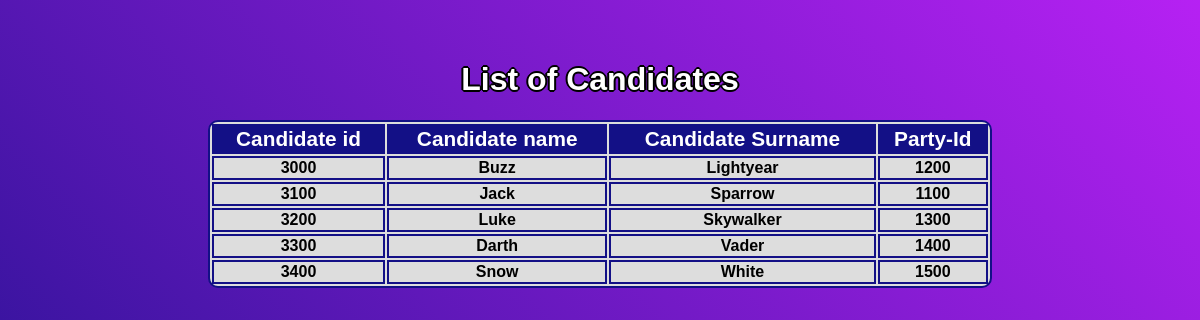
The app's page /candidates/index.php with its own data.
### tables this page shows
CREATE TABLE candidates( 
Cid INTEGER PRIMARY KEY,
Name VARCHAR(50) NOT NULL,
Pid INTEGER NOT NULL,
Surname VARCHAR(50) NOT NULL, 
FOREIGN KEY (Pid ) REFERENCES political_parties(Pid)
);

### candidates/index.php (the view, shortened to what this page needs)
<!DOCTYPE html>
<html lang="en">
<head>
    <link rel="stylesheet" href="getcandidates.css" />
</head>
<body>
    <div id="outerdiv">
    <h1 class="heading">List of Candidates</h1>
        <div id="innerdiv">
            <table id="table">
            <tr id="otr">
                <th class= "spec">Candidate id</th>
                <th class= "spec">Candidate name</th>
                <th class= "spec">Candidate Surname</th>
                <th class= "spec">Party-Id</th>
            </tr>
                <?php
                include "config.php";
                $sql_statement = "SELECT * FROM candidates";
                $result = mysqli_query($db, $sql_statement);
                while($row = mysqli_fetch_assoc($result)) {
                    $Cid = $row['Cid'];
                    $Name = $row['Name'];
                    $Surname = $row['Surname'];
                    $Pid = $row['Pid'];
                    if($Cid != -1)
                    {
                        echo "<tr>"."<th>" . $Cid . "</th>". "<th>". $Name . "</th>" ."<th>". $Surname ."</th>" . "<th>" .$Pid ."</th>"."</tr>";
                    }
                }
                ?>
            </table>
        </div>
    </div>
</body>
</html>

### candidates/getcandidates.css (style rules this page uses)
body { padding: 0; margin: 0; font-family: "Inter" sans-serif; background: linear-gradient(45deg,#131086, #b621f3); padding: 40px; background-repeat: no-repeat; justify-content: center; text-align: center; }
#outerdiv { width: 100%; height: 100%; min-height: calc(100vh - 40px*2); justify-content: center; border-radius: 10px; }
#innerdiv { display: flex; justify-content: center; height: 80%; font-family: sans-serif; }
table { width: 70%; border-collapse: seperated; background-color: #dddddd; border: 2px solid #131086; border-radius: 10px }
tr:last-of-type { border-bottom: 7px solid #131086 ; }
th { border:2px solid #131086; }
.spec { background-color: #131086; color: #ffffff; text-align: center; font-size: 1.3em; border: 2px solid #131086; }
.heading { font-family: sans-serif; text-align: center; color: white; text-shadow: 2px 0 rgb(0, 0, 0), -2px 0 rgb(0, 0, 0), 0 2px rgb(0, 0, 0), 0 -2px rgb(0, 0, 0), 1px 1px rgb(0, 0, 0), -1px -1px rgb(0, 0, 0), 1px -1px rgb(0, 0, 0), -1px 1px rgb(0, 0, 0); }

### records on screen
candidates: Cid "3000", Name "Buzz", Surname "Lightyear", Pid "1200"
candidates: Cid "3100", Name "Jack", Surname "Sparrow", Pid "1100"
candidates: Cid "3200", Name "Luke", Surname "Skywalker", Pid "1300"
candidates: Cid "3300", Name "Darth", Surname "Vader", Pid "1400"
candidates: Cid "3400", Name "Snow", Surname "White", Pid "1500"
